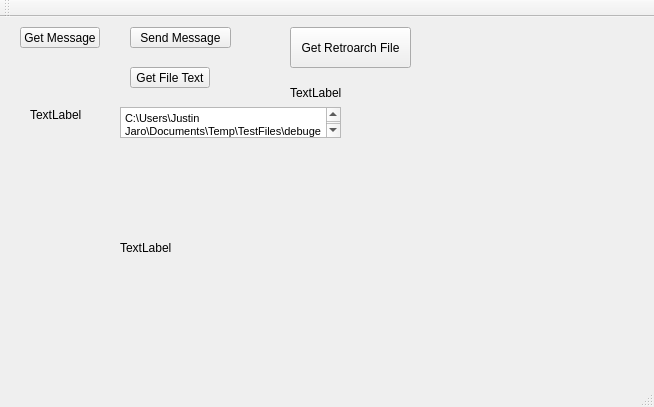
<?xml version="1.0" encoding="UTF-8"?>
<ui version="4.0">
 <class>MainWindow</class>
 <widget class="QMainWindow" name="MainWindow">
  <property name="geometry">
   <rect>
    <x>0</x>
    <y>0</y>
    <width>654</width>
    <height>407</height>
   </rect>
  </property>
  <property name="windowTitle">
   <string>MainWindow</string>
  </property>
  <widget class="QWidget" name="centralWidget">
   <widget class="QPushButton" name="ResultpushButton">
    <property name="geometry">
     <rect>
      <x>20</x>
      <y>10</y>
      <width>80</width>
      <height>21</height>
     </rect>
    </property>
    <property name="text">
     <string>Get Message</string>
    </property>
   </widget>
   <widget class="QLabel" name="Resultlabel">
    <property name="geometry">
     <rect>
      <x>290</x>
      <y>60</y>
      <width>321</width>
      <height>31</height>
     </rect>
    </property>
    <property name="text">
     <string>TextLabel</string>
    </property>
   </widget>
   <widget class="QLabel" name="Resultlabel_2">
    <property name="geometry">
     <rect>
      <x>30</x>
      <y>90</y>
      <width>151</width>
      <height>16</height>
     </rect>
    </property>
    <property name="text">
     <string>TextLabel</string>
    </property>
   </widget>
   <widget class="QTextEdit" name="FilepathtextEdit">
    <property name="geometry">
     <rect>
      <x>120</x>
      <y>90</y>
      <width>221</width>
      <height>31</height>
     </rect>
    </property>
    <property name="html">
     <string>&lt;!DOCTYPE HTML PUBLIC &quot;-//W3C//DTD HTML 4.0//EN&quot; &quot;http://www.w3.org/TR/REC-html40/strict.dtd&quot;&gt;
&lt;html&gt;&lt;head&gt;&lt;meta name=&quot;qrichtext&quot; content=&quot;1&quot; /&gt;&lt;style type=&quot;text/css&quot;&gt;
p, li { white-space: pre-wrap; }
&lt;/style&gt;&lt;/head&gt;&lt;body style=&quot; font-family:'MS Shell Dlg 2'; font-size:8.25pt; font-weight:400; font-style:normal;&quot;&gt;
&lt;p style=&quot; margin-top:0px; margin-bottom:0px; margin-left:0px; margin-right:0px; -qt-block-indent:0; text-indent:0px;&quot;&gt;C:\Users\Justin Jaro\Documents\Temp\TestFiles\debugerfile.log&lt;/p&gt;&lt;/body&gt;&lt;/html&gt;</string>
    </property>
   </widget>
   <widget class="QPushButton" name="pushButton">
    <property name="geometry">
     <rect>
      <x>130</x>
      <y>50</y>
      <width>80</width>
      <height>21</height>
     </rect>
    </property>
    <property name="text">
     <string>Get File Text</string>
    </property>
   </widget>
   <widget class="QLabel" name="FileTextResult">
    <property name="geometry">
     <rect>
      <x>120</x>
      <y>130</y>
      <width>221</width>
      <height>201</height>
     </rect>
    </property>
    <property name="text">
     <string>TextLabel</string>
    </property>
   </widget>
   <widget class="QPushButton" name="SendMessageButton">
    <property name="geometry">
     <rect>
      <x>130</x>
      <y>10</y>
      <width>101</width>
      <height>21</height>
     </rect>
    </property>
    <property name="text">
     <string>Send Message</string>
    </property>
   </widget>
   <widget class="QPushButton" name="pushButton_GetRetroarchFile">
    <property name="geometry">
     <rect>
      <x>290</x>
      <y>10</y>
      <width>121</width>
      <height>41</height>
     </rect>
    </property>
    <property name="text">
     <string>Get Retroarch File</string>
    </property>
   </widget>
  </widget>
  <widget class="QMenuBar" name="menuBar">
   <property name="geometry">
    <rect>
     <x>0</x>
     <y>0</y>
     <width>654</width>
     <height>20</height>
    </rect>
   </property>
  </widget>
  <widget class="QToolBar" name="mainToolBar">
   <attribute name="toolBarArea">
    <enum>TopToolBarArea</enum>
   </attribute>
   <attribute name="toolBarBreak">
    <bool>false</bool>
   </attribute>
  </widget>
  <widget class="QStatusBar" name="statusBar"/>
 </widget>
 <layoutdefault spacing="6" margin="11"/>
 <resources/>
 <connections/>
</ui>
